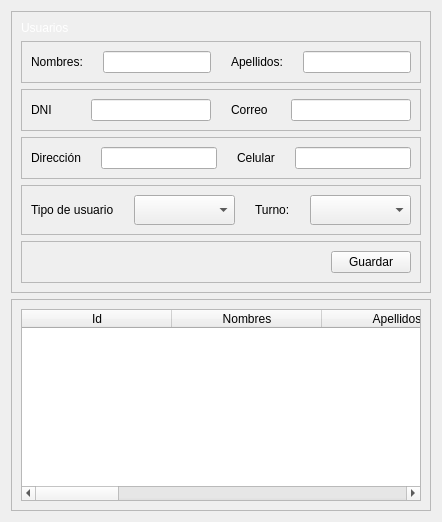
               <widget class="QWidget" name="page_user">
                <layout class="QVBoxLayout" name="verticalLayout_9">
                 <item>
                  <widget class="QFrame" name="frame_form_2">
                   <property name="styleSheet">
                    <string notr="true"/>
                   </property>
                   <property name="frameShape">
                    <enum>QFrame::StyledPanel</enum>
                   </property>
                   <property name="frameShadow">
                    <enum>QFrame::Raised</enum>
                   </property>
                   <layout class="QVBoxLayout" name="verticalLayout_8">
                    <item>
                     <widget class="QLabel" name="label_8">
                      <property name="styleSheet">
                       <string notr="true">font: 75 18pt &quot;MS Shell Dlg 2&quot;;
color: rgb(255, 255, 255);</string>
                      </property>
                      <property name="lineWidth">
                       <number>15</number>
                      </property>
                      <property name="text">
                       <string>Usuarios</string>
                      </property>
                     </widget>
                    </item>
                    <item>
                     <widget class="QFrame" name="frame_control_5">
                      <property name="frameShape">
                       <enum>QFrame::StyledPanel</enum>
                      </property>
                      <property name="frameShadow">
                       <enum>QFrame::Raised</enum>
                      </property>
                      <layout class="QHBoxLayout" name="horizontalLayout_5" stretch="1,3,1,3">
                       <property name="spacing">
                        <number>20</number>
                       </property>
                       <item>
                        <widget class="QLabel" name="label_10">
                         <property name="text">
                          <string>Nombres:</string>
                         </property>
                        </widget>
                       </item>
                       <item>
                        <widget class="QLineEdit" name="txt_user_firstname">
                         <property name="toolTip">
                          <string>El grado es </string>
                         </property>
                        </widget>
                       </item>
                       <item>
                        <widget class="QLabel" name="label_11">
                         <property name="text">
                          <string>Apellidos:</string>
                         </property>
                        </widget>
                       </item>
                       <item>
                        <widget class="QLineEdit" name="txt_user_lastname">
                         <property name="toolTip">
                          <string>El grado es </string>
                         </property>
                        </widget>
                       </item>
                      </layout>
                     </widget>
                    </item>
                    <item>
                     <widget class="QFrame" name="frame_control_6">
                      <property name="frameShape">
                       <enum>QFrame::StyledPanel</enum>
                      </property>
                      <property name="frameShadow">
                       <enum>QFrame::Raised</enum>
                      </property>
                      <layout class="QHBoxLayout" name="horizontalLayout_9" stretch="1,3,1,3">
                       <property name="spacing">
                        <number>20</number>
                       </property>
                       <item>
                        <widget class="QLabel" name="label_13">
                         <property name="text">
                          <string>DNI</string>
                         </property>
                        </widget>
                       </item>
                       <item>
                        <widget class="QLineEdit" name="txt_user_dni">
                         <property name="toolTip">
                          <string>El grado es </string>
                         </property>
                        </widget>
                       </item>
                       <item>
                        <widget class="QLabel" name="label_14">
                         <property name="text">
                          <string>Correo</string>
                         </property>
                        </widget>
                       </item>
                       <item>
                        <widget class="QLineEdit" name="txt_user_email">
                         <property name="toolTip">
                          <string>El grado es </string>
                         </property>
                        </widget>
                       </item>
                      </layout>
                     </widget>
                    </item>
                    <item>
                     <widget class="QFrame" name="frame_control_8">
                      <property name="frameShape">
                       <enum>QFrame::StyledPanel</enum>
                      </property>
                      <property name="frameShadow">
                       <enum>QFrame::Raised</enum>
                      </property>
                      <layout class="QHBoxLayout" name="horizontalLayout_10" stretch="1,3,1,3">
                       <property name="spacing">
                        <number>20</number>
                       </property>
                       <item>
                        <widget class="QLabel" name="label_15">
                         <property name="text">
                          <string>Dirección</string>
                         </property>
                        </widget>
                       </item>
                       <item>
                        <widget class="QLineEdit" name="txt_user_address">
                         <property name="toolTip">
                          <string>El grado es </string>
                         </property>
                        </widget>
                       </item>
                       <item>
                        <widget class="QLabel" name="label_16">
                         <property name="text">
                          <string>Celular</string>
                         </property>
                        </widget>
                       </item>
                       <item>
                        <widget class="QLineEdit" name="txt_user_phone">
                         <property name="toolTip">
                          <string>El grado es </string>
                         </property>
                        </widget>
                       </item>
                      </layout>
                     </widget>
                    </item>
                    <item>
                     <widget class="QFrame" name="frame_control_9">
                      <property name="frameShape">
                       <enum>QFrame::StyledPanel</enum>
                      </property>
                      <property name="frameShadow">
                       <enum>QFrame::Raised</enum>
                      </property>
                      <layout class="QHBoxLayout" name="horizontalLayout_11" stretch="1,3,1,3">
                       <property name="spacing">
                        <number>20</number>
                       </property>
                       <item>
                        <widget class="QLabel" name="label_17">
                         <property name="text">
                          <string>Tipo de usuario</string>
                         </property>
                        </widget>
                       </item>
                       <item>
                        <widget class="QComboBox" name="cmb_user_type">
                         <property name="minimumSize">
                          <size>
                           <width>0</width>
                           <height>30</height>
                          </size>
                         </property>
                         <property name="styleSheet">
                          <string notr="true"/>
                         </property>
                        </widget>
                       </item>
                       <item>
                        <widget class="QLabel" name="label_29">
                         <property name="text">
                          <string>Turno:</string>
                         </property>
                        </widget>
                       </item>
                       <item>
                        <widget class="QComboBox" name="cmb_user_turns">
                         <property name="minimumSize">
                          <size>
                           <width>0</width>
                           <height>30</height>
                          </size>
                         </property>
                        </widget>
                       </item>
                      </layout>
                     </widget>
                    </item>
                    <item>
                     <widget class="QFrame" name="frame_2">
                      <property name="frameShape">
                       <enum>QFrame::StyledPanel</enum>
                      </property>
                      <property name="frameShadow">
                       <enum>QFrame::Raised</enum>
                      </property>
                      <layout class="QHBoxLayout" name="horizontalLayout_7">
                       <item>
                        <spacer name="horizontalSpacer">
                         <property name="orientation">
                          <enum>Qt::Horizontal</enum>
                         </property>
                         <property name="sizeHint" stdset="0">
                          <size>
                           <width>40</width>
                           <height>20</height>
                          </size>
                         </property>
                        </spacer>
                       </item>
                       <item>
                        <widget class="QPushButton" name="btn_user_save">
                         <property name="text">
                          <string>Guardar</string>
                         </property>
                        </widget>
                       </item>
                      </layout>
                     </widget>
                    </item>
                   </layout>
                  </widget>
                 </item>
                 <item>
                  <widget class="QFrame" name="frame_3">
                   <property name="styleSheet">
                    <string notr="true"/>
                   </property>
                   <property name="frameShape">
                    <enum>QFrame::StyledPanel</enum>
                   </property>
                   <property name="frameShadow">
                    <enum>QFrame::Raised</enum>
                   </property>
                   <layout class="QVBoxLayout" name="verticalLayout_10">
                    <item>
                     <widget class="QTableWidget" name="table_user">
                      <property name="enabled">
                       <bool>true</bool>
                      </property>
                      <property name="alternatingRowColors">
                       <bool>false</bool>
                      </property>
                      <property name="selectionMode">
                       <enum>QAbstractItemView::SingleSelection</enum>
                      </property>
                      <property name="selectionBehavior">
                       <enum>QAbstractItemView::SelectRows</enum>
                      </property>
                      <property name="textElideMode">
                       <enum>Qt::ElideRight</enum>
                      </property>
                      <property name="gridStyle">
                       <enum>Qt::NoPen</enum>
                      </property>
                      <property name="wordWrap">
                       <bool>true</bool>
                      </property>
                      <property name="cornerButtonEnabled">
                       <bool>false</bool>
                      </property>
                      <attribute name="horizontalHeaderCascadingSectionResizes">
                       <bool>false</bool>
                      </attribute>
                      <attribute name="horizontalHeaderDefaultSectionSize">
                       <number>150</number>
                      </attribute>
                      <column>
                       <property name="text">
                        <string>Id</string>
                       </property>
                      </column>
                      <column>
                       <property name="text">
                        <string>Nombres</string>
                       </property>
                      </column>
                      <column>
                       <property name="text">
                        <string>Apellidos</string>
                       </property>
                      </column>
                      <column>
                       <property name="text">
                        <string>DNI</string>
                       </property>
                      </column>
                      <column>
                       <property name="text">
                        <string>Correo</string>
                       </property>
                      </column>
                      <column>
                       <property name="text">
                        <string>Dirección</string>
                       </property>
                      </column>
                      <column>
                       <property name="text">
                        <string>Celular</string>
                       </property>
                      </column>
                      <column>
                       <property name="text">
                        <string>Tipo</string>
                       </property>
                      </column>
                      <column>
                       <property name="text">
                        <string>Turno</string>
                       </property>
                      </column>
                     </widget>
                    </item>
                   </layout>
                  </widget>
                 </item>
                </layout>
               </widget>
